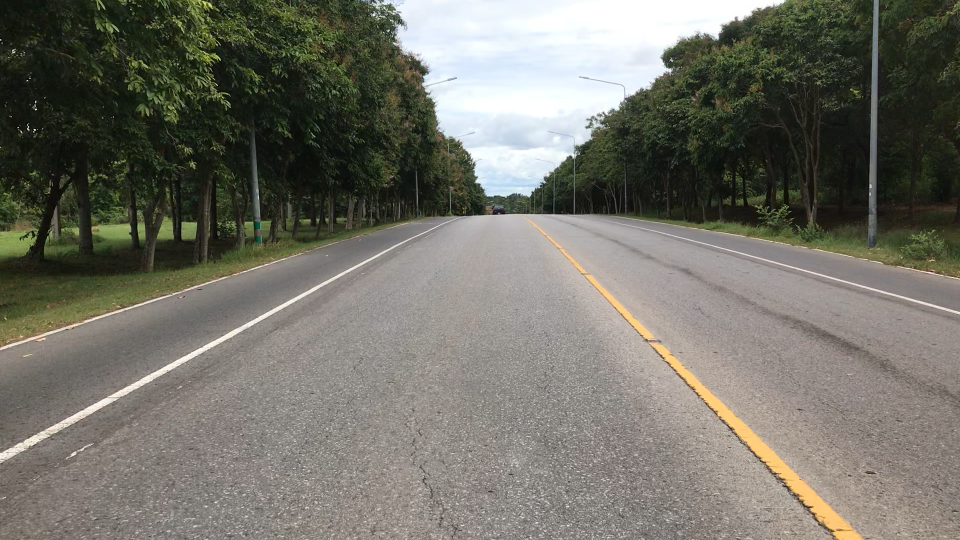
#> input picture IMG_4244.png, 1920 x 1080 px, given in place of IMG_34731.mp4, which was not available (shown at 1/2 size)
$ python opencv.py
#> lines starting #> are read from the running program, lines starting #| are printed output that depends on the picture; after the words box and inside, x2 and y2 are one past the last pixel; in counts of white or black regions, pixels touching at a corner belong together; pictures that were not available may be replaced by others from this repository, and a replacement may not be noted
import numpy as np
import cv2
import moviepy.editor as mp
cap = cv2.VideoCapture('./image/IMG_34731.mp4')
fgbg = cv2.createBackgroundSubtractorMOG2()

def find_street_lanes(image):
    grayscale_image = grayscale(image)
    blur_image = blur(grayscale_image)
    canny_image = canny(blur_image)
    roi_image = roi(canny_image)
    hough_lines_image = hough_lines(roi_image, 0.9, np.pi/180, 100, 100, 50)
    final_image = combine_images(hough_lines_image, image)


while True:
    ret, frame = cap.read()
#> frame is the input picture: shape (1080, 1920, 3); mean B, G, R 104.1, 113.6, 115
    frameb = cv2.resize(frame, (1280, 720), fx=0, fy=0, interpolation=cv2.INTER_CUBIC)
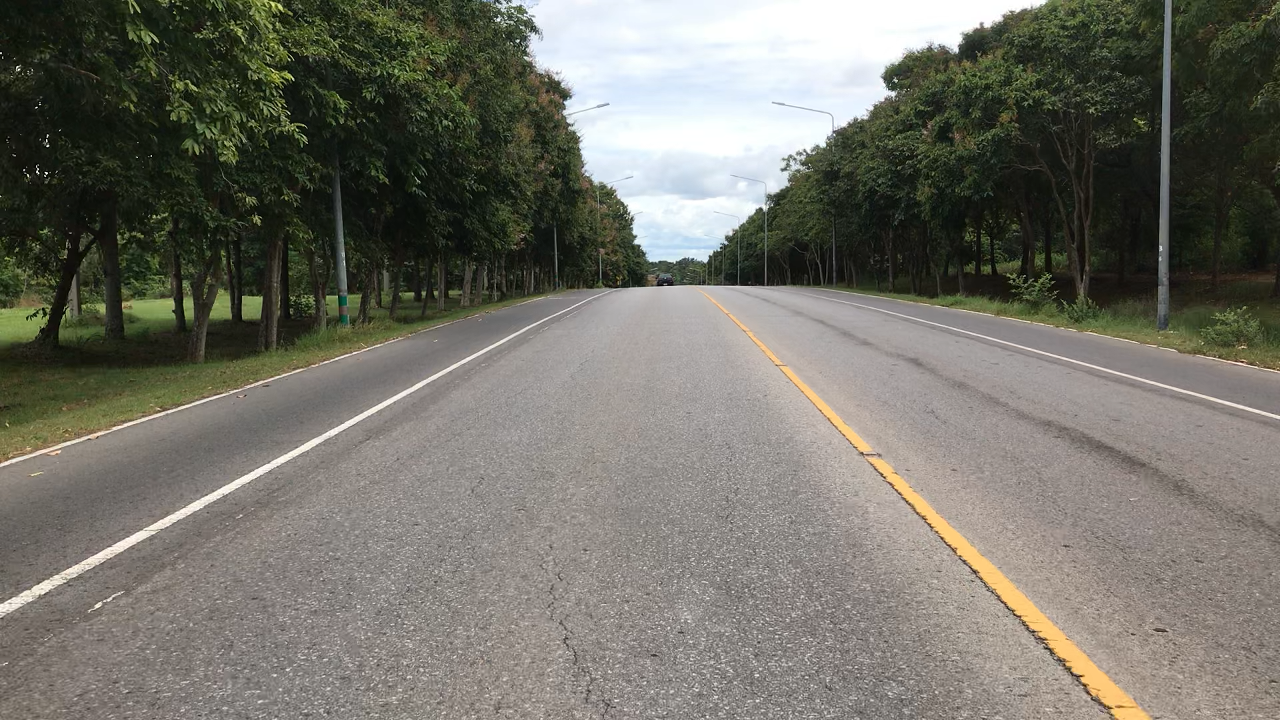
#> frameb: shape (720, 1280, 3); mean B, G, R 104.1, 113.6, 115
    fgmask = fgbg.apply(frameb)
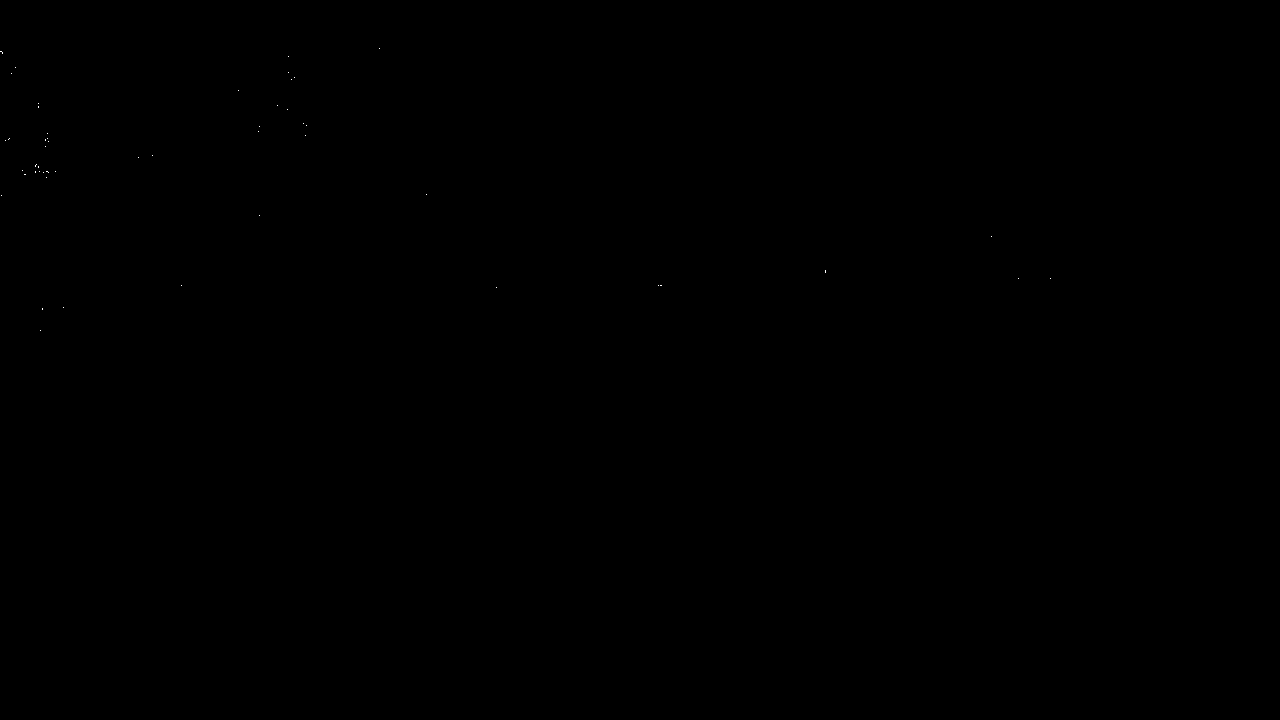
#> fgmask: shape (720, 1280); values 127 (black) and 255 (white), 0.01% white in thin lines or dots, all inside (x1, y1, x2, y2) = (0, 48, 1051, 331)

    cv2.imshow('fgmask', fgmask)
    cv2.imshow('frameb', frameb)

    k = cv2.waitKey(1) & 0xff
#> (key Esc is pressed here)
    if k == 27:
        break

cap.release()
cv2.destroyAllWindows()

$ run again, on road.png
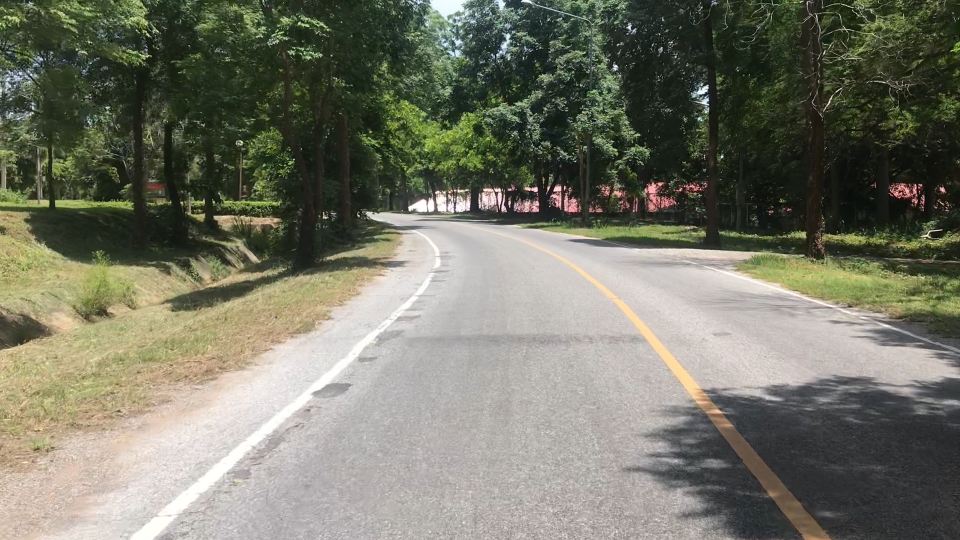
#> input picture road.png, 1920 x 1080 px, given in place of IMG_34731.mp4, which was not available (shown at 1/2 size)
#> frame is the input picture: shape (1080, 1920, 3); mean B, G, R 102.9, 118, 117.2
#> `frameb = cv2.resize(frame, (1280, 720), fx=0, fy=0, interpolation=cv2...`:
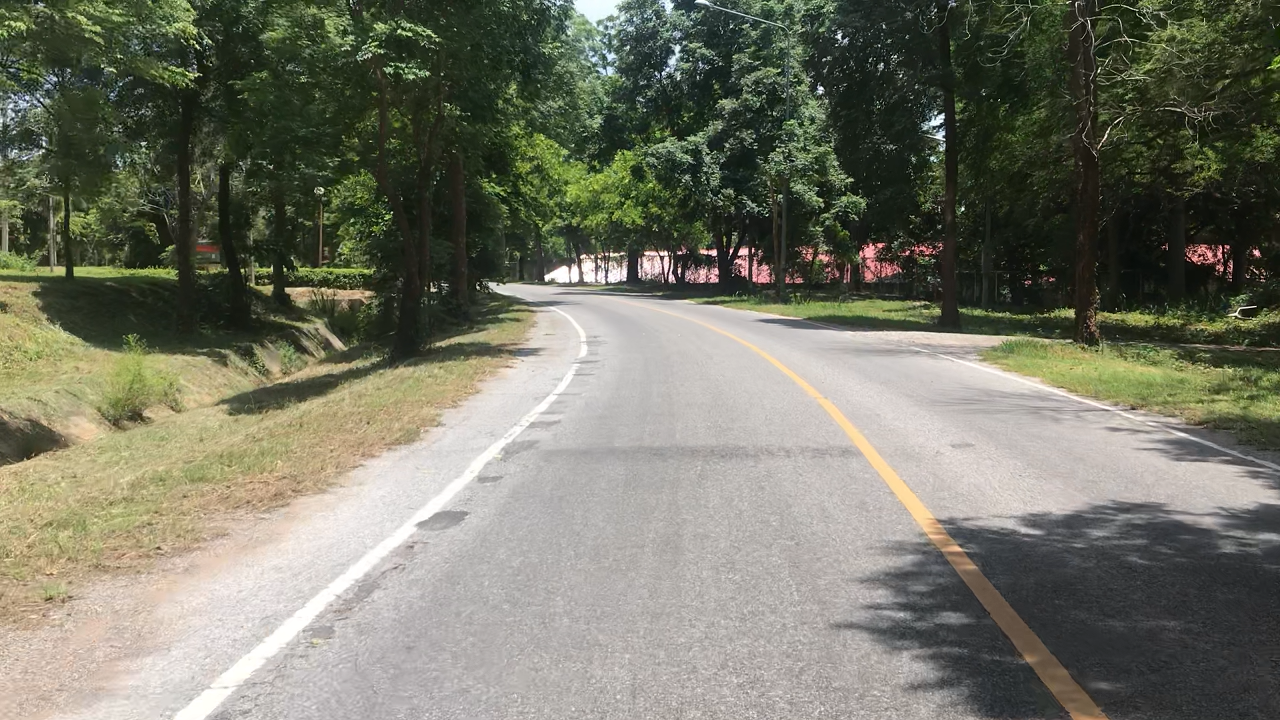
#> frameb: shape (720, 1280, 3); mean B, G, R 102.9, 118, 117.2
#> fgmask: shape (720, 1280); values 127 (black) and 255 (white), 0% white in thin lines or dots, all inside (x1, y1, x2, y2) = (41, 2, 1265, 309)
